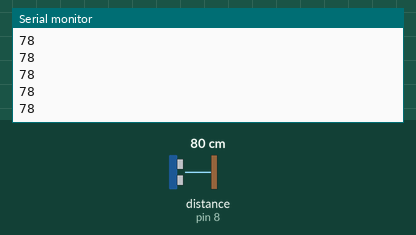
Recording of a sketch running on a simulated Arduino Uno, built with avr-gcc and run on an emulated ATmega328P. Parts: the last lines printed to the serial monitor. Wiring (inferred from the names in the program): ultrasonic range finder: trigger pin 7; echo pin 8. The test bench sets the inputs (shaded band); at power-on: distance to the obstacle (sensor on pin 8) 80 cm. The echo pulse lasts 58.3 µs per cm.

Above: at 1.2 s.
1.3 s: distance to the obstacle (sensor on pin 8) set to 2 cm
At 1.37 s:
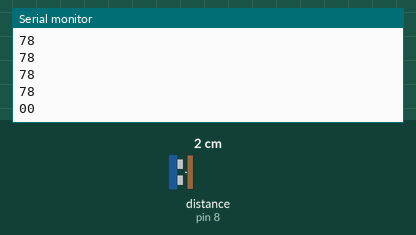
2.8 s: distance to the obstacle (sensor on pin 8) set to 18 cm
At 2.89 s:
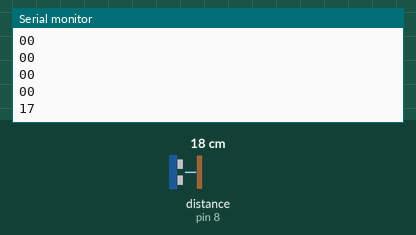
Timing chart, 0 to 5.8 s (numbered marks = the images above; inputs shaded):
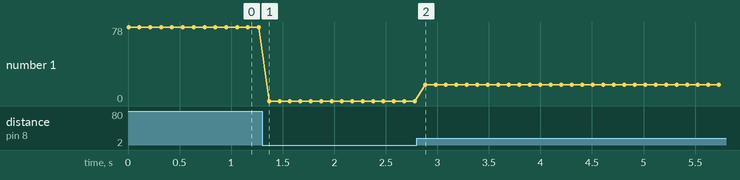

The sketch:

arduino_sketch.ino
```cpp
/*
* Ultrasonic Sensor HC-SR04 and Arduino Tutorial
*
* by Dejan Nedelkovski,
* www.HowToMechatronics.com
*
*/
// defines pins numbers
const int trigPin = 7;
const int echoPin = 8;
// defines variables
long duration;
int distance;
void setup() {
pinMode(trigPin, OUTPUT); // Sets the trigPin as an Output
pinMode(echoPin, INPUT); // Sets the echoPin as an Input
Serial.begin(9600); // Starts the serial communication
}
void loop() {
// Clears the trigPin
digitalWrite(trigPin, LOW);
delayMicroseconds(2);
// Sets the trigPin on HIGH state for 10 micro seconds
digitalWrite(trigPin, HIGH);
delayMicroseconds(10);
digitalWrite(trigPin, LOW);
// Reads the echoPin, returns the sound wave travel time in microseconds
duration = pulseIn(echoPin, HIGH);
// Calculating the distance
distance= duration*0.034/2;
// Prints the distance on the Serial Monitor
if (distance >=100) distance=99;
if(distance<10) {
  Serial.println("00");
}
else Serial.println(distance);
delay(100);
}
```

Measured:
- after the input at 1.3 s, the serial monitor: prints a new line after 0.07 s (image 1)
- after the input at 2.8 s, the serial monitor: prints a new line after 0.08 s (image 2)
- plotted number 1: 78 → 0 after the input at 1.3 s, 0 → 17 after the input at 2.8 s
